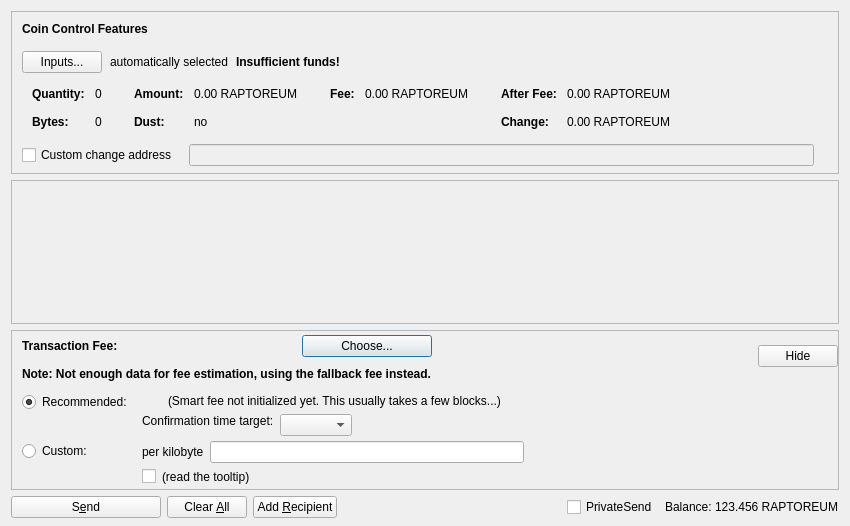
<?xml version="1.0" encoding="UTF-8"?>
<ui version="4.0">
 <class>SendCoinsDialog</class>
 <widget class="QDialog" name="SendCoinsDialog">
  <property name="geometry">
   <rect>
    <x>0</x>
    <y>0</y>
    <width>850</width>
    <height>526</height>
   </rect>
  </property>
  <property name="windowTitle">
   <string>Send Coins</string>
  </property>
  <layout class="QVBoxLayout" name="verticalLayout" stretch="0,1,0,0">
   <property name="bottomMargin">
    <number>8</number>
   </property>
   <item>
    <widget class="QFrame" name="frameCoinControl">
     <property name="sizePolicy">
      <sizepolicy hsizetype="Expanding" vsizetype="Expanding">
       <horstretch>0</horstretch>
       <verstretch>0</verstretch>
      </sizepolicy>
     </property>
     <property name="maximumSize">
      <size>
       <width>16777215</width>
       <height>16777215</height>
      </size>
     </property>
     <property name="frameShape">
      <enum>QFrame::StyledPanel</enum>
     </property>
     <property name="frameShadow">
      <enum>QFrame::Sunken</enum>
     </property>
     <layout class="QVBoxLayout" name="verticalLayoutCoinControl2">
      <property name="spacing">
       <number>0</number>
      </property>
      <property name="leftMargin">
       <number>0</number>
      </property>
      <property name="topMargin">
       <number>0</number>
      </property>
      <property name="rightMargin">
       <number>0</number>
      </property>
      <property name="bottomMargin">
       <number>6</number>
      </property>
      <item>
       <layout class="QVBoxLayout" name="verticalLayoutCoinControl" stretch="0,0,0,0,1">
        <property name="spacing">
         <number>0</number>
        </property>
        <property name="leftMargin">
         <number>10</number>
        </property>
        <property name="topMargin">
         <number>10</number>
        </property>
        <item>
         <layout class="QHBoxLayout" name="horizontalLayoutCoinControl1">
          <property name="bottomMargin">
           <number>15</number>
          </property>
          <item>
           <widget class="QLabel" name="labelCoinControlFeatures">
            <property name="sizePolicy">
             <sizepolicy hsizetype="Preferred" vsizetype="Maximum">
              <horstretch>0</horstretch>
              <verstretch>0</verstretch>
             </sizepolicy>
            </property>
            <property name="font">
             <font>
              <weight>75</weight>
              <bold>true</bold>
             </font>
            </property>
            <property name="styleSheet">
             <string notr="true">font-weight:bold;</string>
            </property>
            <property name="text">
             <string>Coin Control Features</string>
            </property>
           </widget>
          </item>
         </layout>
        </item>
        <item>
         <layout class="QHBoxLayout" name="horizontalLayoutCoinControl2" stretch="0,0,0,0">
          <property name="spacing">
           <number>8</number>
          </property>
          <property name="bottomMargin">
           <number>10</number>
          </property>
          <item>
           <widget class="QPushButton" name="pushButtonCoinControl">
            <property name="styleSheet">
             <string notr="true"/>
            </property>
            <property name="text">
             <string>Inputs...</string>
            </property>
            <property name="autoDefault">
             <bool>false</bool>
            </property>
           </widget>
          </item>
          <item>
           <widget class="QLabel" name="labelCoinControlAutomaticallySelected">
            <property name="text">
             <string>automatically selected</string>
            </property>
            <property name="margin">
             <number>5</number>
            </property>
           </widget>
          </item>
          <item>
           <widget class="QLabel" name="labelCoinControlInsuffFunds">
            <property name="font">
             <font>
              <weight>75</weight>
              <bold>true</bold>
             </font>
            </property>
            <property name="styleSheet">
             <string notr="true">font-weight:bold;</string>
            </property>
            <property name="text">
             <string>Insufficient funds!</string>
            </property>
            <property name="margin">
             <number>5</number>
            </property>
           </widget>
          </item>
          <item>
           <spacer name="horizontalSpacerCoinControl">
            <property name="orientation">
             <enum>Qt::Horizontal</enum>
            </property>
            <property name="sizeHint" stdset="0">
             <size>
              <width>40</width>
              <height>1</height>
             </size>
            </property>
           </spacer>
          </item>
         </layout>
        </item>
        <item>
         <widget class="QWidget" name="widgetCoinControl" native="true">
          <property name="sizePolicy">
           <sizepolicy hsizetype="Preferred" vsizetype="Preferred">
            <horstretch>0</horstretch>
            <verstretch>0</verstretch>
           </sizepolicy>
          </property>
          <property name="minimumSize">
           <size>
            <width>0</width>
            <height>0</height>
           </size>
          </property>
          <property name="styleSheet">
           <string notr="true"/>
          </property>
          <layout class="QHBoxLayout" name="horizontalLayoutCoinControl5">
           <property name="leftMargin">
            <number>0</number>
           </property>
           <property name="topMargin">
            <number>0</number>
           </property>
           <property name="rightMargin">
            <number>0</number>
           </property>
           <property name="bottomMargin">
            <number>0</number>
           </property>
           <item>
            <layout class="QHBoxLayout" name="horizontalLayoutCoinControl3" stretch="0,0,0,1">
             <property name="spacing">
              <number>20</number>
             </property>
             <property name="topMargin">
              <number>0</number>
             </property>
             <property name="bottomMargin">
              <number>10</number>
             </property>
             <item>
              <layout class="QFormLayout" name="formLayoutCoinControl1">
               <property name="horizontalSpacing">
                <number>10</number>
               </property>
               <property name="verticalSpacing">
                <number>14</number>
               </property>
               <property name="leftMargin">
                <number>10</number>
               </property>
               <property name="topMargin">
                <number>4</number>
               </property>
               <property name="rightMargin">
                <number>6</number>
               </property>
               <item row="0" column="0">
                <widget class="QLabel" name="labelCoinControlQuantityText">
                 <property name="font">
                  <font>
                   <weight>75</weight>
                   <bold>true</bold>
                  </font>
                 </property>
                 <property name="text">
                  <string>Quantity:</string>
                 </property>
                 <property name="margin">
                  <number>0</number>
                 </property>
                </widget>
               </item>
               <item row="0" column="1">
                <widget class="QLabel" name="labelCoinControlQuantity">
                 <property name="cursor">
                  <cursorShape>IBeamCursor</cursorShape>
                 </property>
                 <property name="contextMenuPolicy">
                  <enum>Qt::ActionsContextMenu</enum>
                 </property>
                 <property name="text">
                  <string notr="true">0</string>
                 </property>
                 <property name="margin">
                  <number>0</number>
                 </property>
                 <property name="textInteractionFlags">
                  <set>Qt::LinksAccessibleByMouse|Qt::TextSelectableByKeyboard|Qt::TextSelectableByMouse</set>
                 </property>
                </widget>
               </item>
               <item row="1" column="0">
                <widget class="QLabel" name="labelCoinControlBytesText">
                 <property name="font">
                  <font>
                   <weight>75</weight>
                   <bold>true</bold>
                  </font>
                 </property>
                 <property name="text">
                  <string>Bytes:</string>
                 </property>
                </widget>
               </item>
               <item row="1" column="1">
                <widget class="QLabel" name="labelCoinControlBytes">
                 <property name="cursor">
                  <cursorShape>IBeamCursor</cursorShape>
                 </property>
                 <property name="contextMenuPolicy">
                  <enum>Qt::ActionsContextMenu</enum>
                 </property>
                 <property name="text">
                  <string notr="true">0</string>
                 </property>
                 <property name="textInteractionFlags">
                  <set>Qt::LinksAccessibleByMouse|Qt::TextSelectableByKeyboard|Qt::TextSelectableByMouse</set>
                 </property>
                </widget>
               </item>
              </layout>
             </item>
             <item>
              <layout class="QFormLayout" name="formLayoutCoinControl2">
               <property name="horizontalSpacing">
                <number>10</number>
               </property>
               <property name="verticalSpacing">
                <number>14</number>
               </property>
               <property name="leftMargin">
                <number>6</number>
               </property>
               <property name="topMargin">
                <number>4</number>
               </property>
               <property name="rightMargin">
                <number>6</number>
               </property>
               <item row="0" column="0">
                <widget class="QLabel" name="labelCoinControlAmountText">
                 <property name="font">
                  <font>
                   <weight>75</weight>
                   <bold>true</bold>
                  </font>
                 </property>
                 <property name="text">
                  <string>Amount:</string>
                 </property>
                 <property name="margin">
                  <number>0</number>
                 </property>
                </widget>
               </item>
               <item row="0" column="1">
                <widget class="QLabel" name="labelCoinControlAmount">
                 <property name="cursor">
                  <cursorShape>IBeamCursor</cursorShape>
                 </property>
                 <property name="contextMenuPolicy">
                  <enum>Qt::ActionsContextMenu</enum>
                 </property>
                 <property name="text">
                  <string notr="true">0.00 RAPTOREUM</string>
                 </property>
                 <property name="textInteractionFlags">
                  <set>Qt::LinksAccessibleByMouse|Qt::TextSelectableByKeyboard|Qt::TextSelectableByMouse</set>
                 </property>
                </widget>
               </item>
               <item row="1" column="0">
                <widget class="QLabel" name="labelCoinControlLowOutputText">
                 <property name="font">
                  <font>
                   <weight>75</weight>
                   <bold>true</bold>
                  </font>
                 </property>
                 <property name="text">
                  <string>Dust:</string>
                 </property>
                </widget>
               </item>
               <item row="1" column="1">
                <widget class="QLabel" name="labelCoinControlLowOutput">
                 <property name="cursor">
                  <cursorShape>IBeamCursor</cursorShape>
                 </property>
                 <property name="contextMenuPolicy">
                  <enum>Qt::ActionsContextMenu</enum>
                 </property>
                 <property name="text">
                  <string notr="true">no</string>
                 </property>
                 <property name="textInteractionFlags">
                  <set>Qt::LinksAccessibleByMouse|Qt::TextSelectableByKeyboard|Qt::TextSelectableByMouse</set>
                 </property>
                </widget>
               </item>
              </layout>
             </item>
             <item>
              <layout class="QFormLayout" name="formLayoutCoinControl3">
               <property name="horizontalSpacing">
                <number>10</number>
               </property>
               <property name="verticalSpacing">
                <number>14</number>
               </property>
               <property name="leftMargin">
                <number>6</number>
               </property>
               <property name="topMargin">
                <number>4</number>
               </property>
               <property name="rightMargin">
                <number>6</number>
               </property>
               <item row="0" column="0">
                <widget class="QLabel" name="labelCoinControlFeeText">
                 <property name="font">
                  <font>
                   <weight>75</weight>
                   <bold>true</bold>
                  </font>
                 </property>
                 <property name="text">
                  <string>Fee:</string>
                 </property>
                 <property name="margin">
                  <number>0</number>
                 </property>
                </widget>
               </item>
               <item row="0" column="1">
                <widget class="QLabel" name="labelCoinControlFee">
                 <property name="cursor">
                  <cursorShape>IBeamCursor</cursorShape>
                 </property>
                 <property name="contextMenuPolicy">
                  <enum>Qt::ActionsContextMenu</enum>
                 </property>
                 <property name="text">
                  <string notr="true">0.00 RAPTOREUM</string>
                 </property>
                 <property name="textInteractionFlags">
                  <set>Qt::LinksAccessibleByMouse|Qt::TextSelectableByKeyboard|Qt::TextSelectableByMouse</set>
                 </property>
                </widget>
               </item>
              </layout>
             </item>
             <item>
              <layout class="QFormLayout" name="formLayoutCoinControl4">
               <property name="horizontalSpacing">
                <number>10</number>
               </property>
               <property name="verticalSpacing">
                <number>14</number>
               </property>
               <property name="leftMargin">
                <number>6</number>
               </property>
               <property name="topMargin">
                <number>4</number>
               </property>
               <property name="rightMargin">
                <number>6</number>
               </property>
               <item row="0" column="0">
                <widget class="QLabel" name="labelCoinControlAfterFeeText">
                 <property name="font">
                  <font>
                   <weight>75</weight>
                   <bold>true</bold>
                  </font>
                 </property>
                 <property name="text">
                  <string>After Fee:</string>
                 </property>
                 <property name="margin">
                  <number>0</number>
                 </property>
                </widget>
               </item>
               <item row="0" column="1">
                <widget class="QLabel" name="labelCoinControlAfterFee">
                 <property name="cursor">
                  <cursorShape>IBeamCursor</cursorShape>
                 </property>
                 <property name="contextMenuPolicy">
                  <enum>Qt::ActionsContextMenu</enum>
                 </property>
                 <property name="text">
                  <string notr="true">0.00 RAPTOREUM</string>
                 </property>
                 <property name="textInteractionFlags">
                  <set>Qt::LinksAccessibleByMouse|Qt::TextSelectableByKeyboard|Qt::TextSelectableByMouse</set>
                 </property>
                </widget>
               </item>
               <item row="1" column="0">
                <widget class="QLabel" name="labelCoinControlChangeText">
                 <property name="font">
                  <font>
                   <weight>75</weight>
                   <bold>true</bold>
                  </font>
                 </property>
                 <property name="text">
                  <string>Change:</string>
                 </property>
                </widget>
               </item>
               <item row="1" column="1">
                <widget class="QLabel" name="labelCoinControlChange">
                 <property name="cursor">
                  <cursorShape>IBeamCursor</cursorShape>
                 </property>
                 <property name="contextMenuPolicy">
                  <enum>Qt::ActionsContextMenu</enum>
                 </property>
                 <property name="text">
                  <string notr="true">0.00 RAPTOREUM</string>
                 </property>
                 <property name="textInteractionFlags">
                  <set>Qt::LinksAccessibleByMouse|Qt::TextSelectableByKeyboard|Qt::TextSelectableByMouse</set>
                 </property>
                </widget>
               </item>
              </layout>
             </item>
            </layout>
           </item>
          </layout>
         </widget>
        </item>
        <item>
         <layout class="QHBoxLayout" name="horizontalLayoutCoinControl4" stretch="0,0,0">
          <property name="spacing">
           <number>12</number>
          </property>
          <property name="sizeConstraint">
           <enum>QLayout::SetDefaultConstraint</enum>
          </property>
          <property name="topMargin">
           <number>5</number>
          </property>
          <property name="rightMargin">
           <number>5</number>
          </property>
          <item>
           <widget class="QCheckBox" name="checkBoxCoinControlChange">
            <property name="toolTip">
             <string>If this is activated, but the change address is empty or invalid, change will be sent to a newly generated address.</string>
            </property>
            <property name="text">
             <string>Custom change address</string>
            </property>
           </widget>
          </item>
          <item>
           <widget class="QValidatedLineEdit" name="lineEditCoinControlChange">
            <property name="enabled">
             <bool>false</bool>
            </property>
            <property name="sizePolicy">
             <sizepolicy hsizetype="Expanding" vsizetype="Fixed">
              <horstretch>0</horstretch>
              <verstretch>0</verstretch>
             </sizepolicy>
            </property>
           </widget>
          </item>
          <item>
           <widget class="QLabel" name="labelCoinControlChangeLabel">
            <property name="sizePolicy">
             <sizepolicy hsizetype="Preferred" vsizetype="Expanding">
              <horstretch>0</horstretch>
              <verstretch>0</verstretch>
             </sizepolicy>
            </property>
            <property name="minimumSize">
             <size>
              <width>0</width>
              <height>0</height>
             </size>
            </property>
            <property name="text">
             <string/>
            </property>
            <property name="margin">
             <number>3</number>
            </property>
           </widget>
          </item>
         </layout>
        </item>
        <item>
         <spacer name="verticalSpacerCoinControl">
          <property name="orientation">
           <enum>Qt::Vertical</enum>
          </property>
          <property name="sizeHint" stdset="0">
           <size>
            <width>800</width>
            <height>1</height>
           </size>
          </property>
         </spacer>
        </item>
       </layout>
      </item>
     </layout>
    </widget>
   </item>
   <item>
    <widget class="QScrollArea" name="scrollArea">
     <property name="widgetResizable">
      <bool>true</bool>
     </property>
     <widget class="QWidget" name="scrollAreaWidgetContents">
      <property name="geometry">
       <rect>
        <x>0</x>
        <y>0</y>
        <width>830</width>
        <height>104</height>
       </rect>
      </property>
      <layout class="QVBoxLayout" name="verticalLayout_2" stretch="0,1">
       <property name="leftMargin">
        <number>0</number>
       </property>
       <property name="topMargin">
        <number>0</number>
       </property>
       <property name="rightMargin">
        <number>0</number>
       </property>
       <property name="bottomMargin">
        <number>0</number>
       </property>
       <item>
        <layout class="QVBoxLayout" name="entries">
         <property name="spacing">
          <number>6</number>
         </property>
        </layout>
       </item>
       <item>
        <spacer name="verticalSpacer">
         <property name="orientation">
          <enum>Qt::Vertical</enum>
         </property>
         <property name="sizeHint" stdset="0">
          <size>
           <width>20</width>
           <height>40</height>
          </size>
         </property>
        </spacer>
       </item>
      </layout>
     </widget>
    </widget>
   </item>
   <item>
    <widget class="QFrame" name="frameFee">
     <property name="sizePolicy">
      <sizepolicy hsizetype="Expanding" vsizetype="Expanding">
       <horstretch>0</horstretch>
       <verstretch>0</verstretch>
      </sizepolicy>
     </property>
     <property name="maximumSize">
      <size>
       <width>16777215</width>
       <height>16777215</height>
      </size>
     </property>
     <property name="frameShape">
      <enum>QFrame::StyledPanel</enum>
     </property>
     <property name="frameShadow">
      <enum>QFrame::Sunken</enum>
     </property>
     <layout class="QVBoxLayout" name="verticalLayoutFee1">
      <property name="spacing">
       <number>0</number>
      </property>
      <property name="leftMargin">
       <number>0</number>
      </property>
      <property name="topMargin">
       <number>0</number>
      </property>
      <property name="rightMargin">
       <number>0</number>
      </property>
      <property name="bottomMargin">
       <number>0</number>
      </property>
      <item>
       <layout class="QVBoxLayout" name="verticalLayoutFee2" stretch="0,0,0">
        <property name="spacing">
         <number>0</number>
        </property>
        <property name="leftMargin">
         <number>10</number>
        </property>
        <property name="topMargin">
         <number>0</number>
        </property>
        <item>
         <layout class="QHBoxLayout" name="horizontalLayoutFee1">
          <property name="bottomMargin">
           <number>0</number>
          </property>
          <item>
           <layout class="QVBoxLayout" name="verticalLayoutFee7">
            <property name="spacing">
             <number>0</number>
            </property>
            <item>
             <spacer name="verticalSpacerSmartFee">
              <property name="orientation">
               <enum>Qt::Vertical</enum>
              </property>
              <property name="sizeType">
               <enum>QSizePolicy::Fixed</enum>
              </property>
              <property name="sizeHint" stdset="0">
               <size>
                <width>1</width>
                <height>4</height>
               </size>
              </property>
             </spacer>
            </item>
            <item>
             <layout class="QHBoxLayout" name="horizontalLayoutSmartFee">
              <property name="spacing">
               <number>10</number>
              </property>
              <item>
               <widget class="QLabel" name="labelFeeHeadline">
                <property name="sizePolicy">
                 <sizepolicy hsizetype="Preferred" vsizetype="Maximum">
                  <horstretch>0</horstretch>
                  <verstretch>0</verstretch>
                 </sizepolicy>
                </property>
                <property name="font">
                 <font>
                  <weight>75</weight>
                  <bold>true</bold>
                 </font>
                </property>
                <property name="styleSheet">
                 <string notr="true">font-weight:bold;</string>
                </property>
                <property name="text">
                 <string>Transaction Fee:</string>
                </property>
               </widget>
              </item>
              <item>
               <widget class="QLabel" name="labelFeeMinimized">
                <property name="text">
                 <string/>
                </property>
               </widget>
              </item>
              <item>
               <widget class="QPushButton" name="buttonChooseFee">
                <property name="text">
                 <string>Choose...</string>
                </property>
               </widget>
              </item>
             </layout>
            </item>
            <item>
             <spacer name="verticalSpacer_7">
              <property name="orientation">
               <enum>Qt::Vertical</enum>
              </property>
              <property name="sizeHint" stdset="0">
               <size>
                <width>1</width>
                <height>10</height>
               </size>
              </property>
             </spacer>
            </item>
            <item>
             <widget class="QLabel" name="fallbackFeeWarningLabel">
              <property name="toolTip">
               <string>Using the fallbackfee can result in sending a transaction that will take several hours or days (or never) to confirm. Consider choosing your fee manually or wait until you have validated the complete chain.</string>
              </property>
              <property name="font">
              <font>
                  <weight>75</weight>
                  <bold>true</bold>
              </font>
              </property>
              <property name="text">
               <string>Note: Not enough data for fee estimation, using the fallback fee instead.</string>
              </property>
              <property name="wordWrap">
               <bool>false</bool>
              </property>
             </widget>
            </item>
            <item>
             <spacer name="verticalSpacer_5">
              <property name="orientation">
               <enum>Qt::Vertical</enum>
              </property>
              <property name="sizeHint" stdset="0">
               <size>
                <width>1</width>
                <height>1</height>
               </size>
              </property>
             </spacer>
            </item>
           </layout>
          </item>
          <item>
           <spacer name="horizontalSpacer_4">
            <property name="orientation">
             <enum>Qt::Horizontal</enum>
            </property>
            <property name="sizeHint" stdset="0">
             <size>
              <width>1</width>
              <height>1</height>
             </size>
            </property>
           </spacer>
          </item>
          <item>
           <widget class="QPushButton" name="buttonMinimizeFee">
            <property name="toolTip">
             <string>collapse fee-settings</string>
            </property>
            <property name="text">
             <string>Hide</string>
            </property>
           </widget>
          </item>
         </layout>
        </item>
        <item>
         <widget class="QFrame" name="frameFeeSelection">
          <layout class="QVBoxLayout" name="verticalLayoutFee12">
           <property name="spacing">
            <number>0</number>
           </property>
           <property name="leftMargin">
            <number>0</number>
           </property>
           <property name="topMargin">
            <number>0</number>
           </property>
           <property name="rightMargin">
            <number>0</number>
           </property>
           <property name="bottomMargin">
            <number>0</number>
           </property>
           <item>
            <layout class="QGridLayout" name="gridLayoutFee">
             <property name="topMargin">
              <number>10</number>
             </property>
             <property name="bottomMargin">
              <number>4</number>
             </property>
             <property name="horizontalSpacing">
              <number>10</number>
             </property>
             <property name="verticalSpacing">
              <number>4</number>
             </property>
             <item row="1" column="1">
              <layout class="QVBoxLayout" name="verticalLayoutFee8">
               <property name="spacing">
                <number>6</number>
               </property>
               <item>
                <layout class="QHBoxLayout" name="horizontalLayoutFee13">
                 <item>
                  <widget class="QLabel" name="labelCustomPerKilobyte">
                   <property name="toolTip">
                    <string>If the custom fee is set to 1000 duffs and the transaction is only 250 bytes, then &quot;per kilobyte&quot; only pays 250 duffs in fee,&lt;br /&gt;while &quot;at least&quot; pays 1000 duffs. For transactions bigger than a kilobyte both pay by kilobyte.</string>
                   </property>
                   <property name="text">
                    <string>per kilobyte</string>
                   </property>
                  </widget>
                 </item>
                 <item>
                  <widget class="BitcoinAmountField" name="customFee"/>
                 </item>
                 <item>
                  <spacer name="horizontalSpacer_6">
                   <property name="orientation">
                    <enum>Qt::Horizontal</enum>
                   </property>
                   <property name="sizeHint" stdset="0">
                    <size>
                     <width>1</width>
                     <height>1</height>
                    </size>
                   </property>
                  </spacer>
                 </item>
                </layout>
               </item>
               <item>
                <layout class="QHBoxLayout" name="horizontalLayoutFee8">
                 <item>
                  <widget class="QCheckBox" name="checkBoxMinimumFee">
                   <property name="toolTip">
                    <string>Paying only the minimum fee is just fine as long as there is less transaction volume than space in the blocks.&lt;br /&gt;But be aware that this can end up in a never confirming transaction once there is more demand for stealeum transactions than the network can process.</string>
                   </property>
                   <property name="text">
                    <string/>
                   </property>
                  </widget>
                 </item>
                 <item>
                  <widget class="QLabel" name="labelMinFeeWarning">
                   <property name="enabled">
                    <bool>true</bool>
                   </property>
                   <property name="toolTip">
                    <string>Paying only the minimum fee is just fine as long as there is less transaction volume than space in the blocks.&lt;br /&gt;But be aware that this can end up in a never confirming transaction once there is more demand for stealeum transactions than the network can process.</string>
                   </property>
                   <property name="text">
                    <string>(read the tooltip)</string>
                   </property>
                   <property name="margin">
                    <number>5</number>
                   </property>
                  </widget>
                 </item>
                 <item>
                  <spacer name="horizontalSpacer_2">
                   <property name="orientation">
                    <enum>Qt::Horizontal</enum>
                   </property>
                   <property name="sizeHint" stdset="0">
                    <size>
                     <width>1</width>
                     <height>1</height>
                    </size>
                   </property>
                  </spacer>
                 </item>
                </layout>
               </item>
              </layout>
             </item>
             <item row="0" column="0">
              <layout class="QVBoxLayout" name="verticalLayoutFee4" stretch="0,1">
               <item>
                <widget class="QRadioButton" name="radioSmartFee">
                 <property name="text">
                  <string>Recommended:</string>
                 </property>
                 <property name="checked">
                  <bool>true</bool>
                 </property>
                 <attribute name="buttonGroup">
                  <string notr="true">groupFee</string>
                 </attribute>
                </widget>
               </item>
               <item>
                <spacer name="verticalSpacer_2">
                 <property name="orientation">
                  <enum>Qt::Vertical</enum>
                 </property>
                 <property name="sizeHint" stdset="0">
                  <size>
                   <width>1</width>
                   <height>1</height>
                  </size>
                 </property>
                </spacer>
               </item>
              </layout>
             </item>
             <item row="1" column="0">
              <layout class="QVBoxLayout" name="verticalLayoutFee9" stretch="0,1">
               <item>
                <widget class="QRadioButton" name="radioCustomFee">
                 <property name="text">
                  <string>Custom:</string>
                 </property>
                 <attribute name="buttonGroup">
                  <string notr="true">groupFee</string>
                 </attribute>
                </widget>
               </item>
               <item>
                <spacer name="verticalSpacer_6">
                 <property name="orientation">
                  <enum>Qt::Vertical</enum>
                 </property>
                 <property name="sizeHint" stdset="0">
                  <size>
                   <width>1</width>
                   <height>1</height>
                  </size>
                 </property>
                </spacer>
               </item>
              </layout>
             </item>
             <item row="0" column="1">
              <layout class="QVBoxLayout" name="verticalLayoutFee3" stretch="0,0,1">
               <property name="spacing">
                <number>6</number>
               </property>
               <property name="topMargin">
                <number>2</number>
               </property>
               <item>
                <layout class="QHBoxLayout" name="horizontalLayoutFee12">
                 <item>
                  <widget class="QLabel" name="labelSmartFee">
                   <property name="text">
                    <string/>
                   </property>
                   <property name="margin">
                    <number>2</number>
                   </property>
                  </widget>
                 </item>
                 <item>
                  <widget class="QLabel" name="labelFeeEstimation">
                   <property name="text">
                    <string/>
                   </property>
                  </widget>
                 </item>
                 <item>
                  <widget class="QLabel" name="labelSmartFee2">
                   <property name="text">
                    <string>(Smart fee not initialized yet. This usually takes a few blocks...)</string>
                   </property>
                   <property name="margin">
                    <number>2</number>
                   </property>
                  </widget>
                 </item>
                 <item>
                  <spacer name="horizontalSpacer_5">
                   <property name="orientation">
                    <enum>Qt::Horizontal</enum>
                   </property>
                   <property name="sizeHint" stdset="0">
                    <size>
                     <width>1</width>
                     <height>1</height>
                    </size>
                   </property>
                  </spacer>
                 </item>
                </layout>
               </item>
               <item>
                <layout class="QHBoxLayout" name="horizontalLayoutFee9">
                 <item>
                  <layout class="QVBoxLayout" name="verticalLayoutFee6">
                   <item>
                    <widget class="QLabel" name="labelSmartFee3">
                     <property name="text">
                      <string>Confirmation time target:</string>
                     </property>
                     <property name="margin">
                      <number>2</number>
                     </property>
                    </widget>
                   </item>
                   <item>
                    <spacer name="verticalSpacer_3">
                     <property name="orientation">
                      <enum>Qt::Vertical</enum>
                     </property>
                     <property name="sizeHint" stdset="0">
                      <size>
                       <width>1</width>
                       <height>1</height>
                      </size>
                     </property>
                    </spacer>
                   </item>
                  </layout>
                 </item>
                 <item>
                  <layout class="QVBoxLayout" name="verticalLayoutFee5">
                   <property name="rightMargin">
                    <number>30</number>
                   </property>
                   <item>
                    <layout class="QHBoxLayout" name="horizontalLayoutConfTarget">
                     <property name="bottomMargin">
                      <number>0</number>
                     </property>
                     <item>
                      <widget class="QComboBox" name="confTargetSelector"/>
                     </item>
                     <item>
                      <spacer name="horizontalSpacerConfTarget">
                       <property name="orientation">
                        <enum>Qt::Horizontal</enum>
                       </property>
                       <property name="sizeHint" stdset="0">
                        <size>
                         <width>40</width>
                         <height>20</height>
                        </size>
                       </property>
                      </spacer>
                     </item>
                    </layout>
                   </item>
                  </layout>
                 </item>
                </layout>
               </item>
               <item>
                <spacer name="verticalSpacer_4">
                 <property name="orientation">
                  <enum>Qt::Vertical</enum>
                 </property>
                 <property name="sizeHint" stdset="0">
                  <size>
                   <width>1</width>
                   <height>1</height>
                  </size>
                 </property>
                </spacer>
               </item>
              </layout>
             </item>
            </layout>
           </item>
          </layout>
         </widget>
        </item>
        <item>
         <spacer name="verticalSpacerFee">
          <property name="orientation">
           <enum>Qt::Vertical</enum>
          </property>
          <property name="sizeHint" stdset="0">
           <size>
            <width>800</width>
            <height>1</height>
           </size>
          </property>
         </spacer>
        </item>
       </layout>
      </item>
     </layout>
    </widget>
   </item>
   <item>
    <layout class="QHBoxLayout" name="horizontalLayout">
     <item>
      <widget class="QPushButton" name="sendButton">
       <property name="minimumSize">
        <size>
         <width>150</width>
         <height>0</height>
        </size>
       </property>
       <property name="toolTip">
        <string>Confirm the send action</string>
       </property>
       <property name="text">
        <string>S&amp;end</string>
       </property>
       <property name="autoDefault">
        <bool>false</bool>
       </property>
       <property name="default">
        <bool>false</bool>
       </property>
      </widget>
     </item>
     <item>
      <widget class="QPushButton" name="clearButton">
       <property name="sizePolicy">
        <sizepolicy hsizetype="Minimum" vsizetype="Fixed">
         <horstretch>0</horstretch>
         <verstretch>0</verstretch>
        </sizepolicy>
       </property>
       <property name="toolTip">
        <string>Clear all fields of the form.</string>
       </property>
       <property name="text">
        <string>Clear &amp;All</string>
       </property>
       <property name="autoDefault">
        <bool>false</bool>
       </property>
      </widget>
     </item>
     <item>
      <widget class="QPushButton" name="addButton">
       <property name="toolTip">
        <string>Send to multiple recipients at once</string>
       </property>
       <property name="text">
        <string>Add &amp;Recipient</string>
       </property>
       <property name="autoDefault">
        <bool>false</bool>
       </property>
      </widget>
     </item>
     <item>
      <spacer name="horizontalSpacer">
       <property name="orientation">
        <enum>Qt::Horizontal</enum>
       </property>
       <property name="sizeHint" stdset="0">
        <size>
         <width>40</width>
         <height>20</height>
        </size>
       </property>
      </spacer>
     </item>
     <item>
      <layout class="QHBoxLayout" name="horizontalLayout_2">
       <property name="spacing">
        <number>3</number>
       </property>
       <item>
        <widget class="QCheckBox" name="checkUsePrivateSend">
         <property name="minimumSize">
          <size>
           <width>95</width>
           <height>0</height>
          </size>
         </property>
         <property name="text">
          <string>PrivateSend</string>
         </property>
         <property name="checked">
          <bool>false</bool>
         </property>
        </widget>
       </item>
       <item>
        <widget class="QLabel" name="label">
         <property name="text">
          <string>Balance:</string>
         </property>
        </widget>
       </item>
       <item>
        <widget class="QLabel" name="labelBalance">
         <property name="sizePolicy">
          <sizepolicy hsizetype="Preferred" vsizetype="Fixed">
           <horstretch>0</horstretch>
           <verstretch>0</verstretch>
          </sizepolicy>
         </property>
         <property name="cursor">
          <cursorShape>IBeamCursor</cursorShape>
         </property>
         <property name="text">
          <string notr="true">123.456 RAPTOREUM</string>
         </property>
         <property name="textInteractionFlags">
          <set>Qt::LinksAccessibleByMouse|Qt::TextSelectableByKeyboard|Qt::TextSelectableByMouse</set>
         </property>
        </widget>
       </item>
      </layout>
     </item>
    </layout>
   </item>
  </layout>
 </widget>
 <customwidgets>
  <customwidget>
   <class>QValidatedLineEdit</class>
   <extends>QLineEdit</extends>
   <header>qvalidatedlineedit.h</header>
  </customwidget>
  <customwidget>
   <class>BitcoinAmountField</class>
   <extends>QLineEdit</extends>
   <header>bitcoinamountfield.h</header>
   <container>1</container>
  </customwidget>
 </customwidgets>
 <resources>
  <include location="../stealeum.qrc"/>
 </resources>
 <connections/>
 <buttongroups>
  <buttongroup name="groupFee"/>
 </buttongroups>
</ui>
